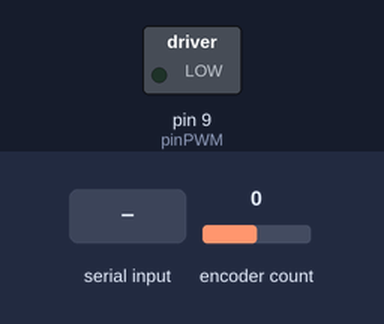
Simulated run of this sketch. Board: Arduino Mega 2560, built with avr-gcc and run on an emulated ATmega2560. Shown: switched loads named in the sketch (green lamp = pin HIGH). The inputs (shaded band) are chosen by the test bench; at power-on: encoder count 0. What the sketch prints to the serial monitor is not drawn.

Above: at 1.2 s.
1.3 s: "90,45\n" received over Serial
At 2.2 s:
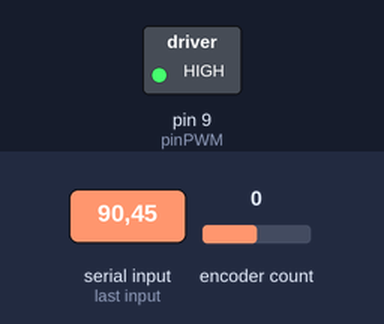
Timing chart, 0 to 4.3 s (numbered marks = the images above; inputs shaded):
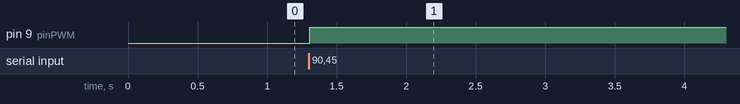

Measured:
- after the input at 1.3 s, pin 9 (pinPWM): LOW → HIGH at once

The sketch:

circular-motor.ino
```cpp
/* Linear (forward-only) control of a DC motor
 *
 *
 * Pinout:
 *
 * P9 -> PWM to Motor (Darlington switch, ie)
 * P2 -> Optical encoder input A
 * P3 -> Optical encoder input B
 */

#define DEBUG_VERBOSE	0

#include <Encoder.h>

const int pinPWM = 9;
const int pinEncoderA = 2;
const int pinEncoderB = 3;

const int pwmMinimum = 90;
const int pwmMaximum = 255;

Encoder encMotor(2, 3);

void setup() {
	pinMode(pinEncoderA, INPUT);
	pinMode(pinEncoderB, INPUT);
	Serial.begin(9600);

	/* Get a direction */
	Serial.print("Steps: ");
}

int dir = -1;
int neg = 0;
long posMotorPast = 0;
long posMotorFuture = 0;
int rateMotor = 0;

void readNextPosition() {
	while (Serial.available()) {
		int c = Serial.read();
		if (c == '\r' || c == '\n') {
			if (dir >= 0) {
				/* Go there */
				dir *= (neg ? -1 : 1);
				Serial.print("\r\nPWM: "); Serial.print(dir); Serial.print("\r\n");
				posMotorFuture += dir;
			}

			/* Get a direction */
			Serial.print("\r\nSteps: ");

			dir = -1;
			neg = 0;
		} else if (c == '-' && neg == 0 && dir < 0) {
				neg = 1;
			Serial.write(c);
		} else if (c >= '0' && c <= '9') {
			if (dir < 0)
				dir = 0;
			dir *= 10;
			dir += (c - '0');
			Serial.write(c);
		} else if (c == '\b') {
			Serial.print("\b \b\b");
		} else {
			Serial.write('\a');
			Serial.print("BEEP[");
			Serial.print(c);
			Serial.print("] dir=");
			Serial.print(dir);
			Serial.print(", neg=");
			Serial.print(neg);
			Serial.print("\r\n");
		}
	}
}

void loop() {
	long posMotorNow = encMotor.read();

	if (posMotorNow >= posMotorFuture) {
		/* We are where we want to be */
		rateMotor = 0;
		analogWrite(pinPWM, 0);
		posMotorNow = encMotor.read();
		if (posMotorNow > posMotorFuture) {
			Serial.print("Overstepped: ");
			Serial.println(posMotorNow - posMotorFuture);
			posMotorFuture = posMotorNow;
		}
		readNextPosition();
	} else {
		int speed;

		speed = posMotorFuture - posMotorNow;
		if (speed > pwmMaximum)
			speed = pwmMaximum;
		if (speed < pwmMinimum)
			speed = pwmMinimum;

		/* Moving ahead... */
		analogWrite(pinPWM, speed);
#if DEBUG_VERBOSE
		Serial.print("MC: speed=");
		Serial.print(speed);
		Serial.print(", now=");
		Serial.print(posMotorNow);
		Serial.print(", future=");
		Serial.println(posMotorFuture);
#endif
	}
}
```
